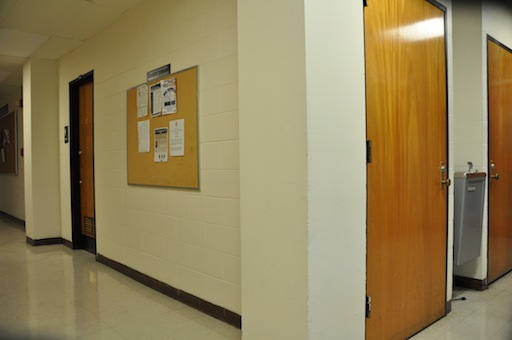
%> input picture images/eg1/left.JPG, 512 x 340 px
$ octave example.m   (GNU Octave 9; MATLAB toolbox functions it lacks are replaced by stand-ins)
%> lines starting %> are read from the running program, lines starting %| are printed output that depends on the picture; in (x1, y1, x2, y2) boxes, pixels count from 0 and x2, y2 are one past the last pixel; in counts of white or black regions, pixels touching at a corner belong together; the program's own positions count from 1
### detectHarris.m
function loc = detectHarris( I, sigma, quality )
% Compute the coordinates of Harris corners
%   Input:
%       I - input image
%       sigma - standard deviation of Gaussian smoothing kernel
%       quality - determine the threshold of non-max suppression
%   Output:
%       loc - location of harris point, size = n*2

	% gradient image
	Ix = filter2([-1 0 1], I, 'same');
	Iy = filter2([-1; 0; 1], I, 'same');

	Ix2 = imgaussfilt(Ix.^2, sigma);
	Iy2 = imgaussfilt(Iy.^2, sigma);
	Ixy = imgaussfilt(Ix.*Iy, sigma);

	k = 0.04;
	R = (Ix2.*Iy2-Ixy.^2) - k*(Ix2 + Iy2).^2;

	% find local maximum
    maxR=max(R(:));
    bw = imregionalmax(R, 8);
    threshold = quality * maxR;
    bw(R < threshold) = 0;

    % set boundary to zero
    bw([1,end],:) = 0;
    bw(:,[1,end]) = 0;

 	[row, col] = find(bw);
	loc = [row, col];

end

### getFeatureDescriptor.m
function [des, res_loc] = getFeatureDescriptor( I, loc, sigma )
% Extract feature descriptor
%   Input:
%       I - input grayscale image
%       loc - location of keypoint
%       sigma - standard deviation of Gaussian smoothing kernel
%   Output:
%       des - array of descriptor;
%           size = m*n; m is number of feature. n is dimension
%       res_loc - location after removing points near boundary

    blurred_I = imgaussfilt(I, sigma);
    [height, width] = size(blurred_I);

    % remove points near boundary
    res_loc = loc(loc(:,1)>2 & loc(:,1)<height-1 ...
          & loc(:,2)>2 & loc(:,2)<width-1, :);
    num = size(res_loc,1);
    des = zeros(num, 25);

    for i = 1:num
        xmin = res_loc(i,2)-2;
        ymin = res_loc(i,1)-2;
        patch = imcrop(blurred_I, [xmin ymin 4 4]);
        patch = (patch - mean2(patch)) ./ std2(patch);
        des(i,:) = patch(:);
    end

end

### calcNormxcorrelation.m
function cor = calcNormxcorrelation( A, B )
% Compute normalized cross-correlation
%   Input:
%       A, B - feature vector m*p and n*p
%   Output:
%       cor - m*n

    m = size(A,1);
    n = size(B,1);
    foo = sum(A.^2, 2);
    bar = sum(B.^2, 2);
    cor = zeros(m, n);
    for i = 1:m
        for j = 1:n
            cor(i, j) = sum(A(i,:).*B(j,:))/sqrt(foo(i) * bar(j));
        end
    end

end

### runRANSAC.m
function [ H, inliers ] = runRANSAC( src, dst, iter, threshold )
% Estimate homography using RANSAC fitting
%   Input:
%       src, dst - coordinates of key-points; size = num*2
%       iter - number of RANSAC iteration
%       threshold - determine inliers
%   Output:
%       H -  the homography matrix
%       inliers - good points

    if ~isequal(size(src), size(dst))
        error('Error. \nMatrix dimensions of src and dst must agree')
    end

    outlier = 0;
    num = size(src,1);

    expand_src = [src, ones(num,1)];

    for i = 1:iter
        idx = randperm(num, 4);
        src_p = src(idx,:);
        dst_p = dst(idx,:);
        h = findHomography(src_p, dst_p);
        if (isequal(h, ones(3,3)))
            continue;
        else
            ref = h*expand_src';
            ref(1,:) = ref(1,:)./ref(3,:);
            ref(2,:) = ref(2,:)./ref(3,:);
            err = (ref(1,:)-(dst(:,1))').^2 + (ref(2,:)-(dst(:,2))').^2;
            n = nnz(err<threshold);
            if (n >= num*0.95)
                H = h;
                inliers = find(err<threshold);
                break;
            elseif (n > outlier)
                outlier = n;
                H = h;
                inliers = find(err<threshold);
            end
        end
    end

end

### findHomography.m
function H = findHomography( src, dst )
% Finds a perspective transformation between two planes.
%   Input:
%       src, dst - Coordinates of the points in the original plane,
%                  a matrix of the size 4*3
%   Output:
%       H - the homography matrix

    if ~isequal(size(src), size(dst))
        error('Error. \nMatrix dimensions of src and dst must agree')
    end

    src_r = src(:,1);
    src_c = src(:,2);
    dst_r = dst(:,1);
    dst_c = dst(:,2);

    P = zeros(8,8);
    P(1:2:end, 1:3) = [src_r, src_c, ones(4,1)];
    P(2:2:end, 4:6) = [src_r, src_c, ones(4,1)];
    P(1:2:end, 7:8) = [-src_r.*dst_r, -src_c.*dst_r];
    P(2:2:end, 7:8) = [-src_r.*dst_c, -src_c.*dst_c];

    D = [dst_r, dst_c];
    D = reshape(D', 8, 1);

    % avoid singular matrix
    if (rcond(P) < 1e-12 )
        H = ones(3,3);
    else
        h = P\D;
        H = [h(1),h(2),h(3); h(4), h(5), h(6); h(7), h(8), 1];
    end

end

### warpImages.m
function [I, mask] = warpImages( H, src, dst, dst_mask )
% Warp a image to another image
%   Input:
%       H - homography matrix
%       src, dst - unwarped image and warped image; format: rgb
%       dst_mask - valid region index
%   Output:
%       I - image after mosaicking
%       mask - valid region of I

    [h1, w1, ~] = size(src);
    [h2, w2, ~] = size(dst);

    [r,c] = meshgrid(1:h1, 1:w1);
    S = ones(3, h1*w1);
    S(1,:) = reshape(r, 1, h1*w1);
    S(2,:) = reshape(c, 1, h1*w1);

    ref = H * S;
    top = fix(min([1, min(ref(1,:)./ref(3,:))]));
    bottom = fix(max([h2, max(ref(1,:)./ref(3,:))]));
    left = fix(min([1, min(ref(2,:)./ref(3,:))]));
    right = fix(max([w2, max(ref(2,:)./ref(3,:))]));

    Height = bottom-top+1;
    Width = right-left+1;

    if (Height>5000 || Width > 5000)
        error('Error. \nWarpImage is too large!')
    end

    nDstTop = 1-top+1;
    nDstLeft = 1-left+1;

    I = zeros(Height, Width, 3, class(dst));
    I(nDstTop:nDstTop+h2-1, nDstLeft:nDstLeft+w2-1, :) = dst;

    mask = false(Height, Width);
    mask(nDstTop:nDstTop+h2-1, nDstLeft:nDstLeft+w2-1) = mask(nDstTop:nDstTop+h2-1, nDstLeft:nDstLeft+w2-1) | dst_mask;

    for i = 1:Height
        for j = 1:Width
            coor = [i-nDstTop+1; j-nDstLeft+1; 1];
            ref_coor = H \ coor;
            r = fix(ref_coor(1)/ref_coor(3));
            c = fix(ref_coor(2)/ref_coor(3));
            if (r >=1 && r <= h1 && c >= 1 && c <= w1)
                if (mask(i,j))
                    sp = src(r,c,:);
                    dp = dst(i-nDstTop+1,j-nDstLeft+1,:);
                    if (sum(sp)>sum(dp))
                        I(i,j,:) = sp;
                    else
                        I(i,j,:) = dp;
                    end
                else
                    I(i,j,:) = src(r,c,:);
                    mask(i,j) = true;
                end
            else
                continue;
            end
        end
    end

end

### example.m
a = imread('images\eg1\left.JPG');
%> a is the input picture: size 340x512x3 uint8; mean R, G, B 148, 131.7, 91.1
b = imread('images\eg2\right.JPG');
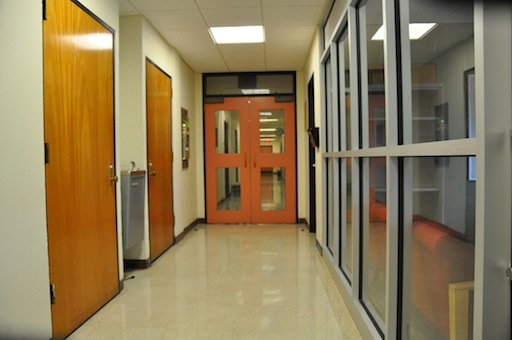
%> input picture images/eg2/right.JPG, 512 x 340 px
%> b is the input picture: size 340x512x3 uint8; mean R, G, B 143.5, 124.9, 88.5
ima = rgb2gray(a);
imb = rgb2gray(b);

% get corner location
loc1 = detectHarris(ima, 1.5, 0.01);
%> in detectHarris, `R = (Ix2.*Iy2-Ixy.^2) - k*(Ix2 + Iy2).^2;`:
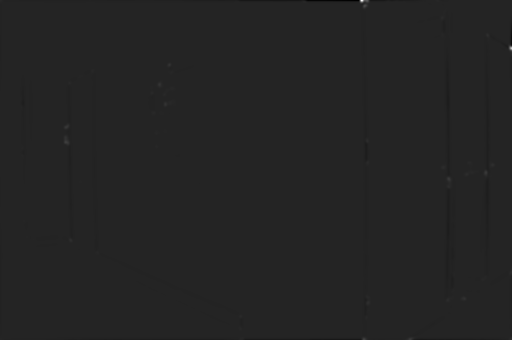
%> R: size 340x512 double; min -40831362.4, max 247686651.2, mean -75540.7; drawn with min black and max white
%> in detectHarris, `maxR=max(R(:));`: maxR = 247686651.2
%> in detectHarris, `bw = imregionalmax(R, 8);`: bw: size 340x512 logical; 1.3% white in thin lines or dots
%> in detectHarris, `threshold = quality * maxR;`: threshold = 2476866.5
%> in detectHarris, `bw(R < threshold) = 0;`: bw: size 340x512 logical; 0.03% white in thin lines or dots
%> in detectHarris, `bw([1,end],:) = 0;`: bw: size 340x512 logical; 0.03% white in thin lines or dots, all inside (x1, y1, x2, y2) = (66, 2, 512, 339)
%> in detectHarris, `bw(:,[1,end]) = 0;`: bw: size 340x512 logical; 0.02% white in thin lines or dots, all inside (x1, y1, x2, y2) = (66, 2, 493, 339)
%> in detectHarris, `[row, col] = find(bw);`: row = 43 values from 3 to 339; col = 43 values from 67 to 493
%> in detectHarris, `loc = [row, col];`: loc = 43 rows, first 12: [128 67; 143 67; 84 70; 241 71; 71 93; 253 98; 94 152; 113 154; 134 157; 147 157; 85 160; 95 165]
%> loc1 has the same summary as loc in detectHarris
loc2 = detectHarris(imb, 1.5, 0.01);
%> call 2 of detectHarris, with sigma = 1.5, quality = 0.01
%> in detectHarris (call 2), `Ixy = imgaussfilt(Ix.*Iy, sigma);`:
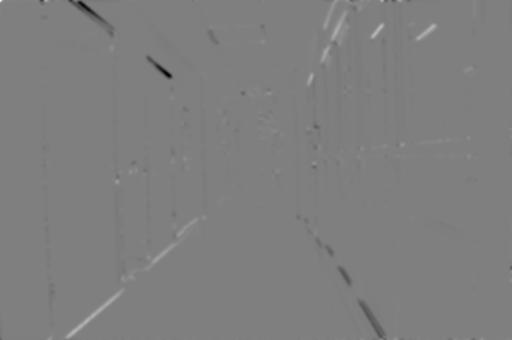
%> Ixy: size 340x512 double; min -12333.8, max 12367.7, mean -16.7; drawn with min black and max white
%> in detectHarris (call 2), `maxR=max(R(:));`: maxR = 199949287.7
%> in detectHarris (call 2), `bw = imregionalmax(R, 8);`: bw: size 340x512 logical; 1.2% white in thin lines or dots
%> in detectHarris (call 2), `threshold = quality * maxR;`: threshold = 1999492.9
%> in detectHarris (call 2), `bw(R < threshold) = 0;`:
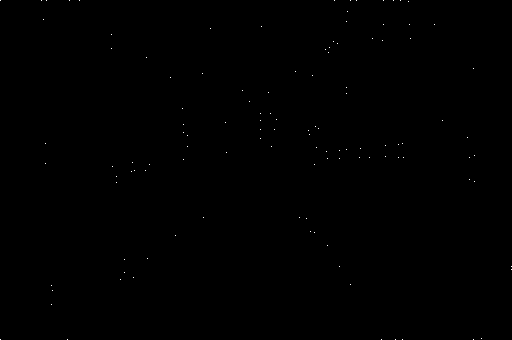
%> bw: size 340x512 logical; 0.07% white in thin lines or dots
%> in detectHarris (call 2), `bw([1,end],:) = 0;`: bw: size 340x512 logical; 0.06% white in thin lines or dots
%> in detectHarris (call 2), `bw(:,[1,end]) = 0;`: bw: size 340x512 logical; 0.06% white in thin lines or dots, all inside (x1, y1, x2, y2) = (43, 1, 482, 339)
%> in detectHarris (call 2), `[row, col] = find(bw);`: row = 100 values from 2 to 339; col = 100 values from 44 to 482
%> in detectHarris (call 2), `loc = [row, col];`: loc = 100 rows, first 12: [20 44; 144 46; 164 46; 286 52; 305 52; 291 53; 35 112; 49 112; 167 113; 177 117; 183 117; 280 121]
%> loc2 has the same summary as loc in detectHarris

% get image patch centered at each corner
[des1, res_loc1] = getFeatureDescriptor(ima, loc1, 1.5);
%> in getFeatureDescriptor, `res_loc = loc(loc(:,1)>2 & loc(:,1)<height-1 & loc(:,2)>2 & loc(:,2)<w..`: res_loc = 42 rows, first 12: [128 67; 143 67; 84 70; 241 71; 71 93; 253 98; 94 152; 113 154; 134 157; 147 157; 85 160; 95 165]
%> the loop in getFeatureDescriptor, `for i = 1:num` made 42 passes
%> (xmin, ymin) on passes 1 to 12: (65, 126), (65, 141), (68, 82), (69, 239), (91, 69), (96, 251), (150, 92), (152, 111), (155, 132), (155, 145), (158, 83), (163, 93)
%> res_loc1 has the same summary as res_loc in getFeatureDescriptor
[des2, res_loc2] = getFeatureDescriptor(imb, loc2, 1.5);
%> call 2 of getFeatureDescriptor, with sigma = 1.5
%> in getFeatureDescriptor (call 2), `blurred_I = imgaussfilt(I, sigma);`:
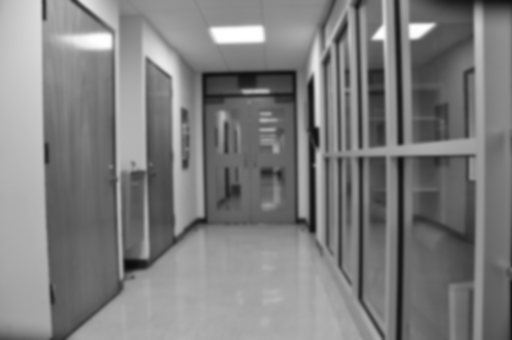
%> blurred_I: size 340x512 uint8; min 11, max 255, mean 126.3
%> in getFeatureDescriptor (call 2), `res_loc = loc(loc(:,1)>2 & loc(:,1)<height-1 & loc(:,2)>2 & loc(:,2)<w..`: res_loc = 98 rows, first 12: [20 44; 144 46; 164 46; 286 52; 305 52; 291 53; 35 112; 49 112; 167 113; 177 117; 183 117; 280 121]
%> the loop in getFeatureDescriptor (call 2), `for i = 1:num` made 98 passes
%> (xmin, ymin) on passes 1 to 12: (42, 18), (44, 142), (44, 162), (50, 284), (50, 303), (51, 289), (110, 33), (110, 47), (111, 165), (115, 175), (115, 181), (119, 278)
%> res_loc2 has the same summary as res_loc in getFeatureDescriptor

% compute normalized cross correlation and choose largest correlation
cor = calcNormxcorrelation(des1, des2);
%> in calcNormxcorrelation, `foo = sum(A.^2, 2);`: foo = 42 values, max 33 at index 31, min 19 at index 9, mean 25.31
%> in calcNormxcorrelation, `bar = sum(B.^2, 2);`: bar = 98 values, max 30 at index 4, min 19 at index 50, mean 25.14
[ord_cor, index] = sort(cor, 2, 'descend');

coor1 = res_loc1;
%> coor1 = 42 rows, first 12: [128 67; 143 67; 84 70; 241 71; 71 93; 253 98; 94 152; 113 154; 134 157; 147 157; 85 160; 95 165]
coor2 = res_loc2(index(:,1), :);
%> coor2 = 42 rows, first 12: [123 226; 149 361; 131 309; 171 146; 41 383; 127 316; 136 188; 177 117; 88 347; 144 403; 78 171; 151 340]

% estimate homography matrix
[H, inliners] = runRANSAC(coor1, coor2, 6000, 1);
%> the loop in runRANSAC, `for i = 1:iter` made 6000 passes
%> (src_p, src_r in findHomography, src_c in findHomography, dst_r in findHomography, dst_c in findHomography, D in findHomography, n, outlier) on pass 1: ([163 470; 187 449; 317 241; 91 168], [163; 187; 317; 91], [470; 449; 241; 168], [58; 183; 69; 48], [147; 117; 474; 330], [58; 147; 183; 117; 69; 474; 48; 330], 4, 4)
%> (src_p, src_r in findHomography, src_c in findHomography, dst_r in findHomography, dst_c in findHomography, D in findHomography, n) on passes 3, 4, 9: ([3 305; 163 368; 173 486; 318 367], [3; 163; 173; 318], [305; 368; 486; 367], [165; 305; 171; 305], [315; 52; 146; 52], [165; 315; 305; 52; 171; 146; 305; 52], 2), ([95 165; 179 449; 303 369; 105 166], [95; 179; 303; 105], [165; 449; 369; 166], [151; 291; 291; 20], [340; 53; 53; 44], [151; 340; 291; 53; 291; 53; 20; 44], 2), ([85 160; 175 467; 141 368; 241 71], [85; 175; 141; 241], [160; 467; 368; 71], [78; 172; 144; 171], [171; 132; 46; 146], [78; 171; 172; 132; 144; 46; 171; 146], 4)

% drawLines(a, coor1, b, coor2);
% drawLines(a, coor1(inliners,:), b, coor2(inliners,:));

[I, mask] = warpImages(H, a, b, true(size(b,1),size(b,2)));
%> in warpImages, `I = zeros(Height, Width, 3, class(dst));`: I: size 410x927x3 uint8; every value is 0
%> in warpImages, `mask = false(Height, Width);`: mask: size 410x927 logical; every value is 0
%> in warpImages, `mask(nDstTop:nDstTop+h2-1, nDstLeft:nDstLeft+w2-1) = mask(nDstTop:nDst..`: mask: size 410x927 logical; 45.8% white; 1 white region, box (x1, y1, x2, y2) and area: (415, 14, 927, 354) 174080
%> after the loop in warpImages, `for i = 1:Height`:
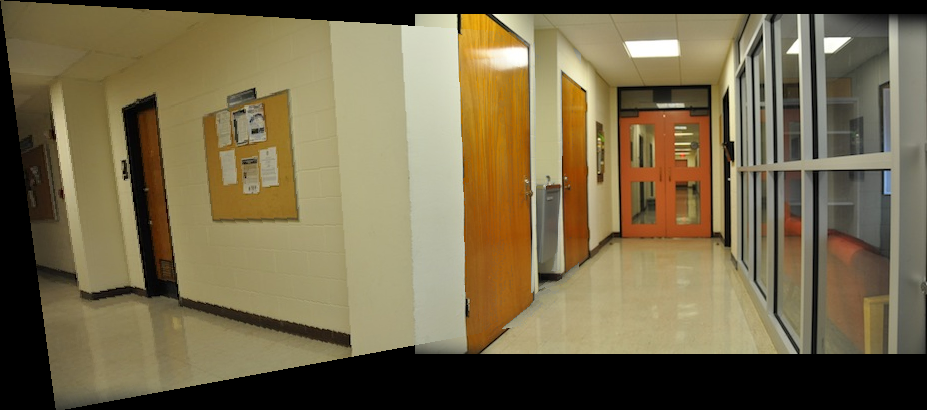
%> I: size 410x927x3 uint8; mean R, G, B 117.4, 105.1, 74.7
%> after the loop in warpImages, `for i = 1:Height`:
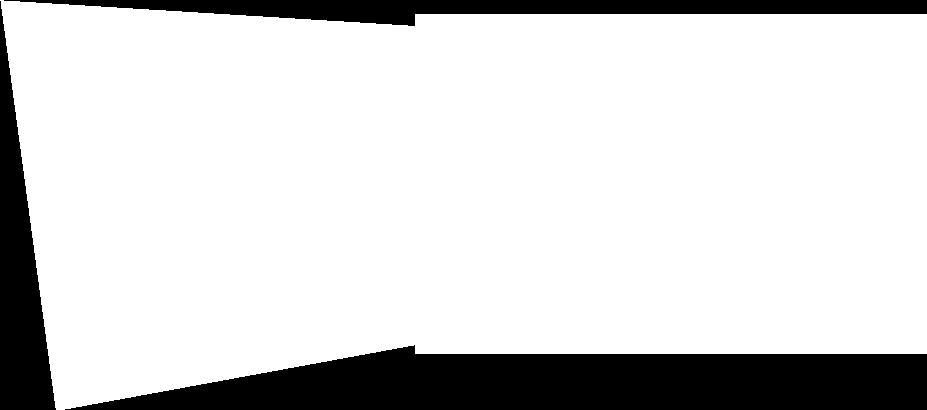
%> mask: size 410x927 logical; 83.1% white; 3 black regions, box (x1, y1, x2, y2) and area: (65, 345, 927, 410) 40083, (4, 0, 927, 26) 12601, (0, 1, 56, 410) 11493
imshow(I)
imwrite(I,'mosaicking.jpg');
